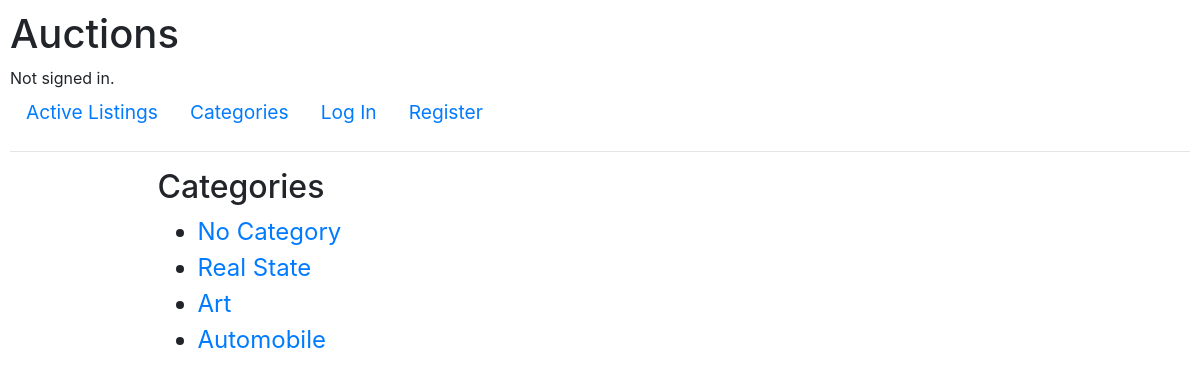
The page /categories on the database its author committed.
### auctions/models.py (models this page shows)
class Category(models.Model):
    title = models.CharField(max_length=100)

### auctions/views.py (the view)
# urls.py: path("categories", views.categories, name="categories"),
def categories(request):
    categories = Category.objects.all()
    return render(request, "auctions/categories.html", {"categories": categories})

### auctions/templates/auctions/categories.html
{% extends "auctions/layout.html" %}
{% block body %}
    <h2>Categories</h2>
    <ul>
      {% for category in categories %}
        <li style="font-size: 1.5em"><a href="{% url 'category' category.title %}">{{category.title}}</a></li>
      {% endfor %}
    </ul>
{% endblock %}

### auctions/static/auctions/styles.css (style rules this page uses)
body { padding: 10px; }

### rows shown on the page
Category: title "No Category"
Category: title "Real State"
Category: title "Art"
Category: title "Automobile"
